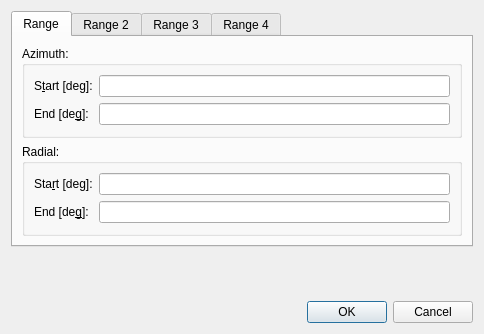
<?xml version="1.0" encoding="UTF-8"?>
<ui version="4.0">
 <class>DiffRangeTabDialog</class>
 <widget class="QDialog" name="DiffRangeTabDialog">
  <property name="geometry">
   <rect>
    <x>0</x>
    <y>0</y>
    <width>484</width>
    <height>334</height>
   </rect>
  </property>
  <property name="windowTitle">
   <string>Dialog</string>
  </property>
  <layout class="QGridLayout" name="gridLayout_7">
   <item row="0" column="0">
    <layout class="QVBoxLayout" name="verticalLayout">
     <item>
      <widget class="QTabWidget" name="tabWidget">
       <property name="currentIndex">
        <number>0</number>
       </property>
       <widget class="QWidget" name="tab">
        <attribute name="title">
         <string>Range</string>
        </attribute>
        <layout class="QGridLayout" name="gridLayout_5">
         <item row="0" column="0">
          <widget class="QGroupBox" name="angleGroupBox">
           <property name="title">
            <string>Azimuth:</string>
           </property>
           <layout class="QGridLayout" name="gridLayout_3">
            <item row="0" column="0">
             <layout class="QGridLayout" name="gridLayout">
              <item row="0" column="0">
               <widget class="QLabel" name="azstartLabel">
                <property name="toolTip">
                 <string>&lt;html&gt;&lt;head/&gt;&lt;body&gt;&lt;p&gt;start position of polar angle&lt;/p&gt;&lt;/body&gt;&lt;/html&gt;</string>
                </property>
                <property name="text">
                 <string>S&amp;tart [deg]:</string>
                </property>
                <property name="buddy">
                 <cstring>azstartLineEdit</cstring>
                </property>
               </widget>
              </item>
              <item row="0" column="1">
               <widget class="QLineEdit" name="azstartLineEdit">
                <property name="toolTip">
                 <string>&lt;html&gt;&lt;head/&gt;&lt;body&gt;&lt;p&gt;start position of polar angle&lt;/p&gt;&lt;/body&gt;&lt;/html&gt;</string>
                </property>
               </widget>
              </item>
              <item row="1" column="0">
               <widget class="QLabel" name="azendLabel">
                <property name="toolTip">
                 <string>&lt;html&gt;&lt;head/&gt;&lt;body&gt;&lt;p&gt;end position of polar angle&lt;/p&gt;&lt;/body&gt;&lt;/html&gt;</string>
                </property>
                <property name="text">
                 <string>End [de&amp;g]:</string>
                </property>
                <property name="buddy">
                 <cstring>azendLineEdit</cstring>
                </property>
               </widget>
              </item>
              <item row="1" column="1">
               <widget class="QLineEdit" name="azendLineEdit">
                <property name="toolTip">
                 <string>&lt;html&gt;&lt;head/&gt;&lt;body&gt;&lt;p&gt;end position of polar angle&lt;/p&gt;&lt;/body&gt;&lt;/html&gt;</string>
                </property>
               </widget>
              </item>
             </layout>
            </item>
           </layout>
           <zorder></zorder>
          </widget>
         </item>
         <item row="1" column="0">
          <widget class="QGroupBox" name="radialthGroupBox">
           <property name="title">
            <string>Radial:</string>
           </property>
           <layout class="QGridLayout" name="gridLayout_4">
            <item row="0" column="0">
             <layout class="QGridLayout" name="gridLayout_2">
              <item row="0" column="1">
               <widget class="QLineEdit" name="radstartLineEdit">
                <property name="toolTip">
                 <string>&lt;html&gt;&lt;head/&gt;&lt;body&gt;&lt;p&gt;start position of radial theta coordinate&lt;/p&gt;&lt;/body&gt;&lt;/html&gt;</string>
                </property>
               </widget>
              </item>
              <item row="1" column="1">
               <widget class="QLineEdit" name="radendLineEdit">
                <property name="toolTip">
                 <string>&lt;html&gt;&lt;head/&gt;&lt;body&gt;&lt;p&gt;end position of radial theta coordinate&lt;/p&gt;&lt;/body&gt;&lt;/html&gt;</string>
                </property>
               </widget>
              </item>
              <item row="1" column="0">
               <widget class="QLabel" name="radendLabel">
                <property name="toolTip">
                 <string>&lt;html&gt;&lt;head/&gt;&lt;body&gt;&lt;p&gt;end position of radial theta coordinate&lt;/p&gt;&lt;/body&gt;&lt;/html&gt;</string>
                </property>
                <property name="text">
                 <string>End [de&amp;g]:</string>
                </property>
                <property name="buddy">
                 <cstring>radendLineEdit</cstring>
                </property>
               </widget>
              </item>
              <item row="0" column="0">
               <widget class="QLabel" name="radstartLabel">
                <property name="toolTip">
                 <string>&lt;html&gt;&lt;head/&gt;&lt;body&gt;&lt;p&gt;start position of radial theta coordinate&lt;/p&gt;&lt;/body&gt;&lt;/html&gt;</string>
                </property>
                <property name="text">
                 <string>Sta&amp;rt [deg]:</string>
                </property>
                <property name="buddy">
                 <cstring>radstartLineEdit</cstring>
                </property>
               </widget>
              </item>
             </layout>
            </item>
           </layout>
          </widget>
         </item>
        </layout>
       </widget>
       <widget class="QWidget" name="tab2">
        <attribute name="title">
         <string>Range 2</string>
        </attribute>
        <layout class="QGridLayout" name="gridLayout_11">
         <item row="0" column="0">
          <widget class="QGroupBox" name="angleGroupBox_2">
           <property name="title">
            <string>Azimuth:</string>
           </property>
           <layout class="QGridLayout" name="gridLayout_6">
            <item row="0" column="0">
             <layout class="QGridLayout" name="gridLayout_8">
              <item row="0" column="0">
               <widget class="QLabel" name="azstart2Label">
                <property name="toolTip">
                 <string>&lt;html&gt;&lt;head/&gt;&lt;body&gt;&lt;p&gt;start position of polar angle&lt;/p&gt;&lt;/body&gt;&lt;/html&gt;</string>
                </property>
                <property name="text">
                 <string>S&amp;tart [deg]:</string>
                </property>
                <property name="buddy">
                 <cstring>azstartLineEdit</cstring>
                </property>
               </widget>
              </item>
              <item row="0" column="1">
               <widget class="QLineEdit" name="azstart2LineEdit">
                <property name="toolTip">
                 <string>&lt;html&gt;&lt;head/&gt;&lt;body&gt;&lt;p&gt;start position of polar angle&lt;/p&gt;&lt;/body&gt;&lt;/html&gt;</string>
                </property>
               </widget>
              </item>
              <item row="1" column="0">
               <widget class="QLabel" name="azend2Label">
                <property name="toolTip">
                 <string>&lt;html&gt;&lt;head/&gt;&lt;body&gt;&lt;p&gt;end position of polar angle&lt;/p&gt;&lt;/body&gt;&lt;/html&gt;</string>
                </property>
                <property name="text">
                 <string>End [de&amp;g]:</string>
                </property>
                <property name="buddy">
                 <cstring>azendLineEdit</cstring>
                </property>
               </widget>
              </item>
              <item row="1" column="1">
               <widget class="QLineEdit" name="azend2LineEdit">
                <property name="toolTip">
                 <string>&lt;html&gt;&lt;head/&gt;&lt;body&gt;&lt;p&gt;end position of polar angle&lt;/p&gt;&lt;/body&gt;&lt;/html&gt;</string>
                </property>
               </widget>
              </item>
             </layout>
            </item>
           </layout>
           <zorder></zorder>
          </widget>
         </item>
         <item row="1" column="0">
          <widget class="QGroupBox" name="radialthGroupBox_2">
           <property name="title">
            <string>Radial:</string>
           </property>
           <layout class="QGridLayout" name="gridLayout_9">
            <item row="0" column="0">
             <layout class="QGridLayout" name="gridLayout_10">
              <item row="0" column="1">
               <widget class="QLineEdit" name="radstart2LineEdit">
                <property name="toolTip">
                 <string>&lt;html&gt;&lt;head/&gt;&lt;body&gt;&lt;p&gt;start position of radial theta coordinate&lt;/p&gt;&lt;/body&gt;&lt;/html&gt;</string>
                </property>
               </widget>
              </item>
              <item row="1" column="1">
               <widget class="QLineEdit" name="radend2LineEdit">
                <property name="toolTip">
                 <string>&lt;html&gt;&lt;head/&gt;&lt;body&gt;&lt;p&gt;end position of radial theta coordinate&lt;/p&gt;&lt;/body&gt;&lt;/html&gt;</string>
                </property>
               </widget>
              </item>
              <item row="1" column="0">
               <widget class="QLabel" name="radend2Label">
                <property name="toolTip">
                 <string>&lt;html&gt;&lt;head/&gt;&lt;body&gt;&lt;p&gt;end position of radial theta coordinate&lt;/p&gt;&lt;/body&gt;&lt;/html&gt;</string>
                </property>
                <property name="text">
                 <string>End [de&amp;g]:</string>
                </property>
                <property name="buddy">
                 <cstring>radendLineEdit</cstring>
                </property>
               </widget>
              </item>
              <item row="0" column="0">
               <widget class="QLabel" name="radstart2Label">
                <property name="toolTip">
                 <string>&lt;html&gt;&lt;head/&gt;&lt;body&gt;&lt;p&gt;start position of radial theta coordinate&lt;/p&gt;&lt;/body&gt;&lt;/html&gt;</string>
                </property>
                <property name="text">
                 <string>Sta&amp;rt [deg]:</string>
                </property>
                <property name="buddy">
                 <cstring>radstartLineEdit</cstring>
                </property>
               </widget>
              </item>
             </layout>
            </item>
           </layout>
          </widget>
         </item>
        </layout>
       </widget>
       <widget class="QWidget" name="tab3">
        <attribute name="title">
         <string>Range 3</string>
        </attribute>
        <layout class="QGridLayout" name="gridLayout_21">
         <item row="0" column="0">
          <widget class="QGroupBox" name="angleGroupBox_3">
           <property name="title">
            <string>Azimuth:</string>
           </property>
           <layout class="QGridLayout" name="gridLayout_12">
            <item row="0" column="0">
             <layout class="QGridLayout" name="gridLayout_13">
              <item row="0" column="0">
               <widget class="QLabel" name="azstart3Label">
                <property name="toolTip">
                 <string>&lt;html&gt;&lt;head/&gt;&lt;body&gt;&lt;p&gt;start position of polar angle&lt;/p&gt;&lt;/body&gt;&lt;/html&gt;</string>
                </property>
                <property name="text">
                 <string>S&amp;tart [deg]:</string>
                </property>
                <property name="buddy">
                 <cstring>azstartLineEdit</cstring>
                </property>
               </widget>
              </item>
              <item row="0" column="1">
               <widget class="QLineEdit" name="azstart3LineEdit">
                <property name="toolTip">
                 <string>&lt;html&gt;&lt;head/&gt;&lt;body&gt;&lt;p&gt;start position of polar angle&lt;/p&gt;&lt;/body&gt;&lt;/html&gt;</string>
                </property>
               </widget>
              </item>
              <item row="1" column="0">
               <widget class="QLabel" name="azend3Label">
                <property name="toolTip">
                 <string>&lt;html&gt;&lt;head/&gt;&lt;body&gt;&lt;p&gt;end position of polar angle&lt;/p&gt;&lt;/body&gt;&lt;/html&gt;</string>
                </property>
                <property name="text">
                 <string>End [de&amp;g]:</string>
                </property>
                <property name="buddy">
                 <cstring>azendLineEdit</cstring>
                </property>
               </widget>
              </item>
              <item row="1" column="1">
               <widget class="QLineEdit" name="azend3LineEdit">
                <property name="toolTip">
                 <string>&lt;html&gt;&lt;head/&gt;&lt;body&gt;&lt;p&gt;end position of polar angle&lt;/p&gt;&lt;/body&gt;&lt;/html&gt;</string>
                </property>
               </widget>
              </item>
             </layout>
            </item>
           </layout>
           <zorder></zorder>
          </widget>
         </item>
         <item row="1" column="0">
          <widget class="QGroupBox" name="radialthGroupBox_3">
           <property name="title">
            <string>Radial:</string>
           </property>
           <layout class="QGridLayout" name="gridLayout_14">
            <item row="0" column="0">
             <layout class="QGridLayout" name="gridLayout_15">
              <item row="0" column="1">
               <widget class="QLineEdit" name="radstart3LineEdit">
                <property name="toolTip">
                 <string>&lt;html&gt;&lt;head/&gt;&lt;body&gt;&lt;p&gt;start position of radial theta coordinate&lt;/p&gt;&lt;/body&gt;&lt;/html&gt;</string>
                </property>
               </widget>
              </item>
              <item row="1" column="1">
               <widget class="QLineEdit" name="radend3LineEdit">
                <property name="toolTip">
                 <string>&lt;html&gt;&lt;head/&gt;&lt;body&gt;&lt;p&gt;end position of radial theta coordinate&lt;/p&gt;&lt;/body&gt;&lt;/html&gt;</string>
                </property>
               </widget>
              </item>
              <item row="1" column="0">
               <widget class="QLabel" name="radend3Label">
                <property name="toolTip">
                 <string>&lt;html&gt;&lt;head/&gt;&lt;body&gt;&lt;p&gt;end position of radial theta coordinate&lt;/p&gt;&lt;/body&gt;&lt;/html&gt;</string>
                </property>
                <property name="text">
                 <string>End [de&amp;g]:</string>
                </property>
                <property name="buddy">
                 <cstring>radendLineEdit</cstring>
                </property>
               </widget>
              </item>
              <item row="0" column="0">
               <widget class="QLabel" name="radstart3Label">
                <property name="toolTip">
                 <string>&lt;html&gt;&lt;head/&gt;&lt;body&gt;&lt;p&gt;start position of radial theta coordinate&lt;/p&gt;&lt;/body&gt;&lt;/html&gt;</string>
                </property>
                <property name="text">
                 <string>Sta&amp;rt [deg]:</string>
                </property>
                <property name="buddy">
                 <cstring>radstartLineEdit</cstring>
                </property>
               </widget>
              </item>
             </layout>
            </item>
           </layout>
          </widget>
         </item>
        </layout>
       </widget>
       <widget class="QWidget" name="tab4">
        <attribute name="title">
         <string>Range 4</string>
        </attribute>
        <layout class="QGridLayout" name="gridLayout_20">
         <item row="0" column="0">
          <widget class="QGroupBox" name="angleGroupBox_4">
           <property name="title">
            <string>Azimuth:</string>
           </property>
           <layout class="QGridLayout" name="gridLayout_16">
            <item row="0" column="0">
             <layout class="QGridLayout" name="gridLayout_17">
              <item row="0" column="0">
               <widget class="QLabel" name="azstart4Label">
                <property name="toolTip">
                 <string>&lt;html&gt;&lt;head/&gt;&lt;body&gt;&lt;p&gt;start position of polar angle&lt;/p&gt;&lt;/body&gt;&lt;/html&gt;</string>
                </property>
                <property name="text">
                 <string>S&amp;tart [deg]:</string>
                </property>
                <property name="buddy">
                 <cstring>azstartLineEdit</cstring>
                </property>
               </widget>
              </item>
              <item row="0" column="1">
               <widget class="QLineEdit" name="azstart4LineEdit">
                <property name="toolTip">
                 <string>&lt;html&gt;&lt;head/&gt;&lt;body&gt;&lt;p&gt;start position of polar angle&lt;/p&gt;&lt;/body&gt;&lt;/html&gt;</string>
                </property>
               </widget>
              </item>
              <item row="1" column="0">
               <widget class="QLabel" name="azend4Label">
                <property name="toolTip">
                 <string>&lt;html&gt;&lt;head/&gt;&lt;body&gt;&lt;p&gt;end position of polar angle&lt;/p&gt;&lt;/body&gt;&lt;/html&gt;</string>
                </property>
                <property name="text">
                 <string>End [de&amp;g]:</string>
                </property>
                <property name="buddy">
                 <cstring>azendLineEdit</cstring>
                </property>
               </widget>
              </item>
              <item row="1" column="1">
               <widget class="QLineEdit" name="azend4LineEdit">
                <property name="toolTip">
                 <string>&lt;html&gt;&lt;head/&gt;&lt;body&gt;&lt;p&gt;end position of polar angle&lt;/p&gt;&lt;/body&gt;&lt;/html&gt;</string>
                </property>
               </widget>
              </item>
             </layout>
            </item>
           </layout>
           <zorder></zorder>
          </widget>
         </item>
         <item row="1" column="0">
          <widget class="QGroupBox" name="radialthGroupBox_4">
           <property name="title">
            <string>Radial:</string>
           </property>
           <layout class="QGridLayout" name="gridLayout_18">
            <item row="0" column="0">
             <layout class="QGridLayout" name="gridLayout_19">
              <item row="0" column="1">
               <widget class="QLineEdit" name="radstart4LineEdit">
                <property name="toolTip">
                 <string>&lt;html&gt;&lt;head/&gt;&lt;body&gt;&lt;p&gt;start position of radial theta coordinate&lt;/p&gt;&lt;/body&gt;&lt;/html&gt;</string>
                </property>
               </widget>
              </item>
              <item row="1" column="1">
               <widget class="QLineEdit" name="radend4LineEdit">
                <property name="toolTip">
                 <string>&lt;html&gt;&lt;head/&gt;&lt;body&gt;&lt;p&gt;end position of radial theta coordinate&lt;/p&gt;&lt;/body&gt;&lt;/html&gt;</string>
                </property>
               </widget>
              </item>
              <item row="1" column="0">
               <widget class="QLabel" name="radend4Label">
                <property name="toolTip">
                 <string>&lt;html&gt;&lt;head/&gt;&lt;body&gt;&lt;p&gt;end position of radial theta coordinate&lt;/p&gt;&lt;/body&gt;&lt;/html&gt;</string>
                </property>
                <property name="text">
                 <string>End [de&amp;g]:</string>
                </property>
                <property name="buddy">
                 <cstring>radendLineEdit</cstring>
                </property>
               </widget>
              </item>
              <item row="0" column="0">
               <widget class="QLabel" name="radstart4Label">
                <property name="toolTip">
                 <string>&lt;html&gt;&lt;head/&gt;&lt;body&gt;&lt;p&gt;start position of radial theta coordinate&lt;/p&gt;&lt;/body&gt;&lt;/html&gt;</string>
                </property>
                <property name="text">
                 <string>Sta&amp;rt [deg]:</string>
                </property>
                <property name="buddy">
                 <cstring>radstartLineEdit</cstring>
                </property>
               </widget>
              </item>
             </layout>
            </item>
           </layout>
          </widget>
         </item>
        </layout>
       </widget>
      </widget>
     </item>
     <item>
      <spacer name="verticalSpacer">
       <property name="orientation">
        <enum>Qt::Vertical</enum>
       </property>
       <property name="sizeHint" stdset="0">
        <size>
         <width>20</width>
         <height>40</height>
        </size>
       </property>
      </spacer>
     </item>
     <item>
      <widget class="QDialogButtonBox" name="buttonBox">
       <property name="orientation">
        <enum>Qt::Horizontal</enum>
       </property>
       <property name="standardButtons">
        <set>QDialogButtonBox::Cancel|QDialogButtonBox::Ok</set>
       </property>
      </widget>
     </item>
    </layout>
   </item>
  </layout>
 </widget>
 <tabstops>
  <tabstop>tabWidget</tabstop>
  <tabstop>azstartLineEdit</tabstop>
  <tabstop>azendLineEdit</tabstop>
  <tabstop>radstartLineEdit</tabstop>
  <tabstop>radendLineEdit</tabstop>
  <tabstop>azstart2LineEdit</tabstop>
  <tabstop>azend2LineEdit</tabstop>
  <tabstop>radstart2LineEdit</tabstop>
  <tabstop>radend2LineEdit</tabstop>
  <tabstop>azstart3LineEdit</tabstop>
  <tabstop>azend3LineEdit</tabstop>
  <tabstop>radstart3LineEdit</tabstop>
  <tabstop>radend3LineEdit</tabstop>
  <tabstop>azstart4LineEdit</tabstop>
  <tabstop>azend4LineEdit</tabstop>
  <tabstop>radstart4LineEdit</tabstop>
  <tabstop>radend4LineEdit</tabstop>
 </tabstops>
 <resources/>
 <connections>
  <connection>
   <sender>buttonBox</sender>
   <signal>accepted()</signal>
   <receiver>DiffRangeTabDialog</receiver>
   <slot>accept()</slot>
   <hints>
    <hint type="sourcelabel">
     <x>248</x>
     <y>254</y>
    </hint>
    <hint type="destinationlabel">
     <x>157</x>
     <y>274</y>
    </hint>
   </hints>
  </connection>
  <connection>
   <sender>buttonBox</sender>
   <signal>rejected()</signal>
   <receiver>DiffRangeTabDialog</receiver>
   <slot>reject()</slot>
   <hints>
    <hint type="sourcelabel">
     <x>316</x>
     <y>260</y>
    </hint>
    <hint type="destinationlabel">
     <x>286</x>
     <y>274</y>
    </hint>
   </hints>
  </connection>
 </connections>
</ui>
